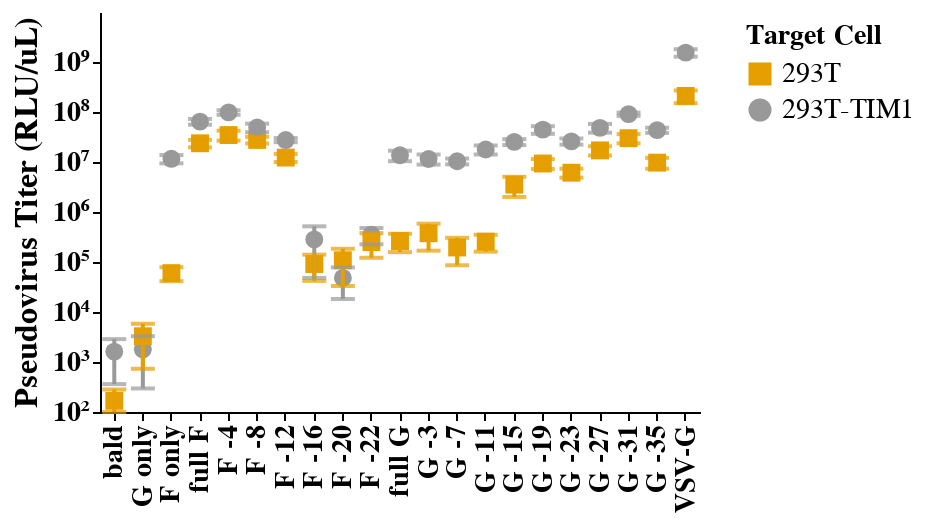

Source (notebook cell):
### Code cell
# Ensure category consistency and remove spaces
df_agg_exp1['virus'] = df_agg_exp1['virus'].str.strip()

# Create an explicit numerical order for sorting
virus_order_dict = {virus: i for i, virus in enumerate(virus_order)}
df_agg_exp1['virus_order'] = df_agg_exp1['virus'].map(virus_order_dict)

# Sort DataFrame before passing it to Altair
df_agg_exp1 = df_agg_exp1.sort_values('virus_order')

# Define color and shape mappings
color_mapping = {
    "293T": "#E69F00",       # Orange
    "293T-TIM1": "#999999"   # Gray
}

shape_mapping = {
    "293T": "square",        # Square for 293T
    "293T-TIM1": "circle"    # Circle for 293T-TIM1
}

# Define tick positions
log_ticks = [10**i for i in range(2, 10)]  # 10^2 to 10^9

# Manually define labels using Unicode superscripts
log_labels = ["10²", "10³", "10⁴", "10⁵", "10⁶", "10⁷", "10⁸", "10⁹"]

# Format label expression correctly for JavaScript
label_expr = "{ " + ", ".join(f"{i}: '{v}'" for i, v in enumerate(virus_order)) + " }[datum.value]"

# Base chart with explicit sorting
base = alt.Chart(df_agg_exp1).encode(
    x=alt.X(
        'virus_order:O',  # Use numerical order for sorting
        title='',
        axis=alt.Axis(
            labelAngle=270,
            labelFontSize=14,
            labelFontWeight='bold',
            titleFontSize=16,
            titleFontWeight='bold',
            values=list(range(len(virus_order))),  # Ensures Altair keeps labels
            labelExpr=label_expr  # Maps back to virus names
        )
    ),
     y = alt.Y(
        'mean_RLU_uL:Q',
        title='Pseudovirus Titer (RLU/uL)',
        scale=alt.Scale(type='log', domain=[100, df_agg_exp1['upper_RLU_uL'].max()]),
        axis=alt.Axis(
            labelFontSize=14,
            labelFontWeight='bold',
            titleFontSize=16,
            titleFontWeight='bold',
            values=log_ticks,  # Force log ticks
            labelExpr="{ " + ", ".join(f"{v}: '{label}'" for v, label in zip(log_ticks, log_labels)) + " }[datum.value]"
        ),
    ),
    color=alt.Color(
        'cell line:N',
        scale=alt.Scale(domain=list(color_mapping.keys()), range=list(color_mapping.values())),
        legend=alt.Legend(title='Target Cell')
    ),
    shape=alt.Shape(
        'cell line:N',
        scale=alt.Scale(domain=list(shape_mapping.keys()), range=list(shape_mapping.values())),
        legend=alt.Legend(title='Target Cell')
    ),
    tooltip=[
        alt.Tooltip('virus:N', title='Virus'),
        alt.Tooltip('cell line:N', title='Target Cell'),
        alt.Tooltip('mean_RLU_uL:Q', title='Pseudovirus Titer (RLU/uL)'),
        alt.Tooltip('std_RLU_uL:Q', title='Standard Deviation')
    ]
)

# Points for the mean with fixed shape encoding
points = base.mark_point(size=80, filled=True, opacity=1).add_params(hover)

# Highlight nearest point
highlight = base.transform_filter(hover).mark_circle(size=200, color="red")

# Error bars with custom color
error_bars = alt.Chart(df_agg_exp1).mark_rule(size=2).encode(
    x='virus_order:O',
    y='lower_RLU_uL:Q',
    y2='upper_RLU_uL:Q',
    color=alt.Color(
        'cell line:N',
        scale=alt.Scale(domain=list(color_mapping.keys()), range=list(color_mapping.values()))
    )
)

# Error bar caps with correct color
error_caps = (
    alt.Chart(df_agg_exp1).mark_tick(size=12, thickness=2, orient='horizontal').encode(
        x='virus_order:O',
        y='lower_RLU_uL:Q',
        color=alt.Color(
            'cell line:N',
            scale=alt.Scale(domain=list(color_mapping.keys()), range=list(color_mapping.values()))
        )
    ) +
    alt.Chart(df_agg_exp1).mark_tick(size=12, thickness=2, orient='horizontal').encode(
        x='virus_order:O',
        y='upper_RLU_uL:Q',
        color=alt.Color(
            'cell line:N',
            scale=alt.Scale(domain=list(color_mapping.keys()), range=list(color_mapping.values()))
        )
    )
)

# Combine layers
combined_chart = (points + error_bars + error_caps + highlight).properties(
    width=300,
    height=200
).configure_axis(
    labelFontSize=8,  # Apply globally to be safe
    labelFontWeight='bold',
    titleFontSize=12,
    titleFontWeight='bold',
    grid=False
).configure_view(
    strokeWidth=2
)

combined_chart.save("03_output/plots/Titer_CTdel.html")

# Display the chart
combined_chart

### Figure 1 — Vega-Lite specification as saved in the notebook (floating-point values rounded to 4 significant figures)
{"config": {"background": "transparent", "title": {"fontSize": 20, "fontWeight": "normal", "font": "Helvetica", "anchor": "start", "color": "#000000", "orient": "top", "offset": 5, "subtitleColor": "gray", "subtitleFont": "Helvetica", "subtitleFontWeight": "normal", "subtitleFontSize": 18, "subtitlePadding": 2}, "axis": {"domain": true, "domainColor": "black", "domainWidth": 1, "grid": false, "gridColor": "#DEDDDD", "gridWidth": 0.5, "labelFont": "Helvetica", "labelFontSize": 8, "labelFlush": false, "labelFontWeight": "bold", "labelPadding": 2, "tickColor": "black", "tickSize": 4, "tickWidth": 1, "titleFont": "Helvetica", "titleAlign": "center", "titleFontWeight": "bold", "titleFontSize": 12, "titlePadding": 5}, "legend": {"labelFont": "Helvetica", "labelFontSize": 14, "symbolSize": 100, "titleFont": "Helvetica", "titleFontSize": 14, "titleFontWeight": "bold", "padding": 5, "titleLimit": 200, "gradientLength": 100}, "range": {"category": ["#4e79a7", "#f28e2c", "#e15759", "#76b7b2", "#59a14f", "#edc949", "#af7aa1", "#ff9da7", "#9c755f", "#bab0ab"], "diverging": ["#c7e9b4", "#7fcdbb", "#41b6c4", "#1d91c0", "#225ea8", "#253494"]}, "view": {"stroke": "transparent", "strokeWidth": 2}, "text": {"font": "Helvetica Light", "fontSize": 14}}, "layer": [{"mark": {"type": "point", "filled": true, "opacity": 1, "size": 80}, "encoding": {"color": {"field": "cell line", "legend": {"title": "Target Cell"}, "scale": {"domain": ["293T", "293T-TIM1"], "range": ["#E69F00", "#999999"]}, "type": "nominal"}, "shape": {"field": "cell line", "legend": {"title": "Target Cell"}, "scale": {"domain": ["293T", "293T-TIM1"], "range": ["square", "circle"]}, "type": "nominal"}, "tooltip": [{"field": "virus", "title": "Virus", "type": "nominal"}, {"field": "cell line", "title": "Target Cell", "type": "nominal"}, {"field": "mean_RLU_uL", "title": "Pseudovirus Titer (RLU/uL)", "type": "quantitative"}, {"field": "std_RLU_uL", "title": "Standard Deviation", "type": "quantitative"}], "x": {"axis": {"labelAngle": 270, "labelExpr": "{ 0: 'bald', 1: 'G only', 2: 'F only', 3: 'full F', 4: 'F -4', 5: 'F -8', 6: 'F -12', 7: 'F -16', 8: 'F -20', 9: 'F -22', 10: 'full G', 11: 'G -3', 12: 'G -7', 13: 'G -11', 14: 'G -15', 15: 'G -19', 16: 'G -23', 17: 'G -27', 18: 'G -31', 19: 'G -35', 20: 'VSV-G' }[datum.value]", "labelFontSize": 14, "labelFontWeight": "bold", "titleFontSize": 16, "titleFontWeight": "bold", "values": [0, 1, 2, 3, 4, 5, 6, 7, 8, 9, 10, 11, 12, 13, 14, 15, 16, 17, 18, 19, 20]}, "field": "virus_order", "title": "", "type": "ordinal"}, "y": {"axis": {"labelExpr": "{ 100: '10²', 1000: '10³', 10000: '10⁴', 100000: '10⁵', 1000000: '10⁶', 10000000: '10⁷', 100000000: '10⁸', 1000000000: '10⁹' }[datum.value]", "labelFontSize": 14, "labelFontWeight": "bold", "titleFontSize": 16, "titleFontWeight": "bold", "values": [100, 1000, 10000, 100000, 1000000, 10000000, 100000000, 1000000000]}, "field": "mean_RLU_uL", "scale": {"domain": [100, 1800000000.0], "type": "log"}, "title": "Pseudovirus Titer (RLU/uL)", "type": "quantitative"}}, "name": "view_13"}, {"mark": {"type": "rule", "size": 2}, "encoding": {"color": {"field": "cell line", "scale": {"domain": ["293T", "293T-TIM1"], "range": ["#E69F00", "#999999"]}, "type": "nominal"}, "x": {"field": "virus_order", "type": "ordinal"}, "y": {"field": "lower_RLU_uL", "type": "quantitative"}, "y2": {"field": "upper_RLU_uL"}}}, {"layer": [{"mark": {"type": "tick", "orient": "horizontal", "size": 12, "thickness": 2}, "encoding": {"color": {"field": "cell line", "scale": {"domain": ["293T", "293T-TIM1"], "range": ["#E69F00", "#999999"]}, "type": "nominal"}, "x": {"field": "virus_order", "type": "ordinal"}, "y": {"field": "lower_RLU_uL", "type": "quantitative"}}}, {"mark": {"type": "tick", "orient": "horizontal", "size": 12, "thickness": 2}, "encoding": {"color": {"field": "cell line", "scale": {"domain": ["293T", "293T-TIM1"], "range": ["#E69F00", "#999999"]}, "type": "nominal"}, "x": {"field": "virus_order", "type": "ordinal"}, "y": {"field": "upper_RLU_uL", "type": "quantitative"}}}]}, {"mark": {"type": "circle", "color": "red", "size": 200}, "encoding": {"color": {"field": "cell line", "legend": {"title": "Target Cell"}, "scale": {"domain": ["293T", "293T-TIM1"], "range": ["#E69F00", "#999999"]}, "type": "nominal"}, "shape": {"field": "cell line", "legend": {"title": "Target Cell"}, "scale": {"domain": ["293T", "293T-TIM1"], "range": ["square", "circle"]}, "type": "nominal"}, "tooltip": [{"field": "virus", "title": "Virus", "type": "nominal"}, {"field": "cell line", "title": "Target Cell", "type": "nominal"}, {"field": "mean_RLU_uL", "title": "Pseudovirus Titer (RLU/uL)", "type": "quantitative"}, {"field": "std_RLU_uL", "title": "Standard Deviation", "type": "quantitative"}], "x": {"axis": {"labelAngle": 270, "labelExpr": "{ 0: 'bald', 1: 'G only', 2: 'F only', 3: 'full F', 4: 'F -4', 5: 'F -8', 6: 'F -12', 7: 'F -16', 8: 'F -20', 9: 'F -22', 10: 'full G', 11: 'G -3', 12: 'G -7', 13: 'G -11', 14: 'G -15', 15: 'G -19', 16: 'G -23', 17: 'G -27', 18: 'G -31', 19: 'G -35', 20: 'VSV-G' }[datum.value]", "labelFontSize": 14, "labelFontWeight": "bold", "titleFontSize": 16, "titleFontWeight": "bold", "values": [0, 1, 2, 3, 4, 5, 6, 7, 8, 9, 10, 11, 12, 13, 14, 15, 16, 17, 18, 19, 20]}, "field": "virus_order", "title": "", "type": "ordinal"}, "y": {"axis": {"labelExpr": "{ 100: '10²', 1000: '10³', 10000: '10⁴', 100000: '10⁵', 1000000: '10⁶', 10000000: '10⁷', 100000000: '10⁸', 1000000000: '10⁹' }[datum.value]", "labelFontSize": 14, "labelFontWeight": "bold", "titleFontSize": 16, "titleFontWeight": "bold", "values": [100, 1000, 10000, 100000, 1000000, 10000000, 100000000, 1000000000]}, "field": "mean_RLU_uL", "scale": {"domain": [100, 1800000000.0], "type": "log"}, "title": "Pseudovirus Titer (RLU/uL)", "type": "quantitative"}}, "transform": [{"filter": {"param": "param_2", "empty": false}}]}], "data": {"name": "data-c53bf12b965a07c727e1230ac563b060"}, "height": 200, "params": [{"name": "param_2", "select": {"type": "point", "fields": ["virus", "replicate"], "nearest": true, "on": "mouseover"}, "views": ["view_13"]}], "width": 300, "$schema": "https://vega.github.io/schema/vega-lite/v5.20.1.json", "datasets": {"data-c53bf12b965a07c727e1230ac563b060": [{"virus": "bald", "cell line": "293T", "experiment": "ct del", "mean_RLU_uL": 167.6, "std_RLU_uL": 114.5, "lower_RLU_uL": 100.0, "upper_RLU_uL": 282.0, "virus_order": 0}, {"virus": "bald", "cell line": "293T-TIM1", "experiment": "ct del", "mean_RLU_uL": 1615.0, "std_RLU_uL": 1254.0, "lower_RLU_uL": 361.5, "upper_RLU_uL": 2869.0, "virus_order": 0}, {"virus": "G only", "cell line": "293T-TIM1", "experiment": "ct del", "mean_RLU_uL": 1790.0, "std_RLU_uL": 1494.0, "lower_RLU_uL": 295.9, "upper_RLU_uL": 3285.0, "virus_order": 1}, {"virus": "G only", "cell line": "293T", "experiment": "ct del", "mean_RLU_uL": 3274.0, "std_RLU_uL": 2542.0, "lower_RLU_uL": 732.3, "upper_RLU_uL": 5817.0, "virus_order": 1}, {"virus": "F only", "cell line": "293T", "experiment": "ct del", "mean_RLU_uL": 59920.0, "std_RLU_uL": 18600.0, "lower_RLU_uL": 41320.0, "upper_RLU_uL": 78520.0, "virus_order": 2}, {"virus": "F only", "cell line": "293T-TIM1", "experiment": "ct del", "mean_RLU_uL": 11580000.0, "std_RLU_uL": 2189000.0, "lower_RLU_uL": 9390000.0, "upper_RLU_uL": 13770000.0, "virus_order": 2}, {"virus": "full F", "cell line": "293T-TIM1", "experiment": "ct del", "mean_RLU_uL": 64150000.0, "std_RLU_uL": 8405000.0, "lower_RLU_uL": 55750000.0, "upper_RLU_uL": 72560000.0, "virus_order": 3}, {"virus": "full F", "cell line": "293T", "experiment": "ct del", "mean_RLU_uL": 23680000.0, "std_RLU_uL": 4031000.0, "lower_RLU_uL": 19650000.0, "upper_RLU_uL": 27710000.0, "virus_order": 3}, {"virus": "F -4", "cell line": "293T-TIM1", "experiment": "ct del", "mean_RLU_uL": 98180000.0, "std_RLU_uL": 10360000.0, "lower_RLU_uL": 87820000.0, "upper_RLU_uL": 108500000.0, "virus_order": 4}, {"virus": "F -4", "cell line": "293T", "experiment": "ct del", "mean_RLU_uL": 34540000.0, "std_RLU_uL": 7795000.0, "lower_RLU_uL": 26740000.0, "upper_RLU_uL": 42330000.0, "virus_order": 4}, {"virus": "F -8", "cell line": "293T", "experiment": "ct del", "mean_RLU_uL": 27610000.0, "std_RLU_uL": 4162000.0, "lower_RLU_uL": 23450000.0, "upper_RLU_uL": 31780000.0, "virus_order": 5}, {"virus": "F -8", "cell line": "293T-TIM1", "experiment": "ct del", "mean_RLU_uL": 48950000.0, "std_RLU_uL": 9516000.0, "lower_RLU_uL": 39430000.0, "upper_RLU_uL": 58460000.0, "virus_order": 5}, {"virus": "F -12", "cell line": "293T", "experiment": "ct del", "mean_RLU_uL": 12260000.0, "std_RLU_uL": 2250000.0, "lower_RLU_uL": 10010000.0, "upper_RLU_uL": 14510000.0, "virus_order": 6}, {"virus": "F -12", "cell line": "293T-TIM1", "experiment": "ct del", "mean_RLU_uL": 27460000.0, "std_RLU_uL": 2587000.0, "lower_RLU_uL": 24870000.0, "upper_RLU_uL": 30040000.0, "virus_order": 6}, {"virus": "F -16", "cell line": "293T-TIM1", "experiment": "ct del", "mean_RLU_uL": 282600.0, "std_RLU_uL": 234500.0, "lower_RLU_uL": 48040.0, "upper_RLU_uL": 517100.0, "virus_order": 7}, {"virus": "F -16", "cell line": "293T", "experiment": "ct del", "mean_RLU_uL": 91100.0, "std_RLU_uL": 49140.0, "lower_RLU_uL": 41960.0, "upper_RLU_uL": 140200.0, "virus_order": 7}, {"virus": "F -20", "cell line": "293T-TIM1", "experiment": "ct del", "mean_RLU_uL": 48030.0, "std_RLU_uL": 29840.0, "lower_RLU_uL": 18190.0, "upper_RLU_uL": 77860.0, "virus_order": 8}, {"virus": "F -20", "cell line": "293T", "experiment": "ct del", "mean_RLU_uL": 108500.0, "std_RLU_uL": 75380.0, "lower_RLU_uL": 33130.0, "upper_RLU_uL": 183900.0, "virus_order": 8}, {"virus": "F -22", "cell line": "293T-TIM1", "experiment": "ct del", "mean_RLU_uL": 352300.0, "std_RLU_uL": 126400.0, "lower_RLU_uL": 226000.0, "upper_RLU_uL": 478700.0, "virus_order": 9}, {"virus": "F -22", "cell line": "293T", "experiment": "ct del", "mean_RLU_uL": 249800.0, "std_RLU_uL": 128300.0, "lower_RLU_uL": 121500.0, "upper_RLU_uL": 378200.0, "virus_order": 9}, {"virus": "full G", "cell line": "293T", "experiment": "ct del", "mean_RLU_uL": 262500.0, "std_RLU_uL": 104900.0, "lower_RLU_uL": 157600.0, "upper_RLU_uL": 367400.0, "virus_order": 10}, {"virus": "full G", "cell line": "293T-TIM1", "experiment": "ct del", "mean_RLU_uL": 13620000.0, "std_RLU_uL": 3228000.0, "lower_RLU_uL": 10390000.0, "upper_RLU_uL": 16850000.0, "virus_order": 10}, {"virus": "G -3", "cell line": "293T", "experiment": "ct del", "mean_RLU_uL": 376400.0, "std_RLU_uL": 207900.0, "lower_RLU_uL": 168500.0, "upper_RLU_uL": 584400.0, "virus_order": 11}, {"virus": "G -3", "cell line": "293T-TIM1", "experiment": "ct del", "mean_RLU_uL": 11500000.0, "std_RLU_uL": 2620000.0, "lower_RLU_uL": 8876000.0, "upper_RLU_uL": 14120000.0, "virus_order": 11}, {"virus": "G -7", "cell line": "293T-TIM1", "experiment": "ct del", "mean_RLU_uL": 10340000.0, "std_RLU_uL": 1383000.0, "lower_RLU_uL": 8959000.0, "upper_RLU_uL": 11720000.0, "virus_order": 12}, {"virus": "G -7", "cell line": "293T", "experiment": "ct del", "mean_RLU_uL": 195300.0, "std_RLU_uL": 109200.0, "lower_RLU_uL": 86070.0, "upper_RLU_uL": 304500.0, "virus_order": 12}, {"virus": "G -11", "cell line": "293T-TIM1", "experiment": "ct del", "mean_RLU_uL": 17760000.0, "std_RLU_uL": 3634000.0, "lower_RLU_uL": 14120000.0, "upper_RLU_uL": 21390000.0, "virus_order": 13}, {"virus": "G -11", "cell line": "293T", "experiment": "ct del", "mean_RLU_uL": 255400.0, "std_RLU_uL": 94530.0, "lower_RLU_uL": 160900.0, "upper_RLU_uL": 349900.0, "virus_order": 13}, {"virus": "G -15", "cell line": "293T", "experiment": "ct del", "mean_RLU_uL": 3528000.0, "std_RLU_uL": 1527000.0, "lower_RLU_uL": 2001000.0, "upper_RLU_uL": 5056000.0, "virus_order": 14}, {"virus": "G -15", "cell line": "293T-TIM1", "experiment": "ct del", "mean_RLU_uL": 25210000.0, "std_RLU_uL": 3425000.0, "lower_RLU_uL": 21790000.0, "upper_RLU_uL": 28640000.0, "virus_order": 14}, {"virus": "G -19", "cell line": "293T", "experiment": "ct del", "mean_RLU_uL": 9333000.0, "std_RLU_uL": 2104000.0, "lower_RLU_uL": 7229000.0, "upper_RLU_uL": 11440000.0, "virus_order": 15}, {"virus": "G -19", "cell line": "293T-TIM1", "experiment": "ct del", "mean_RLU_uL": 44300000.0, "std_RLU_uL": 7744000.0, "lower_RLU_uL": 36560000.0, "upper_RLU_uL": 52050000.0, "virus_order": 15}, {"virus": "G -23", "cell line": "293T", "experiment": "ct del", "mean_RLU_uL": 6107000.0, "std_RLU_uL": 1236000.0, "lower_RLU_uL": 4871000.0, "upper_RLU_uL": 7344000.0, "virus_order": 16}, {"virus": "G -23", "cell line": "293T-TIM1", "experiment": "ct del", "mean_RLU_uL": 25900000.0, "std_RLU_uL": 3691000.0, "lower_RLU_uL": 22210000.0, "upper_RLU_uL": 29590000.0, "virus_order": 16}, {"virus": "G -27", "cell line": "293T", "experiment": "ct del", "mean_RLU_uL": 17080000.0, "std_RLU_uL": 3563000.0, "lower_RLU_uL": 13520000.0, "upper_RLU_uL": 20650000.0, "virus_order": 17}, {"virus": "G -27", "cell line": "293T-TIM1", "experiment": "ct del", "mean_RLU_uL": 48230000.0, "std_RLU_uL": 9547000.0, "lower_RLU_uL": 38680000.0, "upper_RLU_uL": 57770000.0, "virus_order": 17}, {"virus": "G -31", "cell line": "293T", "experiment": "ct del", "mean_RLU_uL": 29920000.0, "std_RLU_uL": 6247000.0, "lower_RLU_uL": 23670000.0, "upper_RLU_uL": 36170000.0, "virus_order": 18}, {"virus": "G -31", "cell line": "293T-TIM1", "experiment": "ct del", "mean_RLU_uL": 90450000.0, "std_RLU_uL": 6868000.0, "lower_RLU_uL": 83580000.0, "upper_RLU_uL": 97320000.0, "virus_order": 18}, {"virus": "G -35", "cell line": "293T", "experiment": "ct del", "mean_RLU_uL": 9710000.0, "std_RLU_uL": 2376000.0, "lower_RLU_uL": 7334000.0, "upper_RLU_uL": 12090000.0, "virus_order": 19}, {"virus": "G -35", "cell line": "293T-TIM1", "experiment": "ct del", "mean_RLU_uL": 43310000.0, "std_RLU_uL": 5104000.0, "lower_RLU_uL": 38200000.0, "upper_RLU_uL": 48410000.0, "virus_order": 19}, {"virus": "VSV-G", "cell line": "293T", "experiment": "ct del", "mean_RLU_uL": 209800000.0, "std_RLU_uL": 59950000.0, "lower_RLU_uL": 149900000.0, "upper_RLU_uL": 269800000.0, "virus_order": 20}, {"virus": "VSV-G", "cell line": "293T-TIM1", "experiment": "ct del", "mean_RLU_uL": 1539000000.0, "std_RLU_uL": 260700000.0, "lower_RLU_uL": 1279000000.0, "upper_RLU_uL": 1800000000.0, "virus_order": 20}]}}
